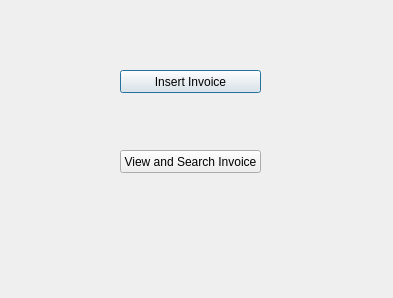
<?xml version="1.0" encoding="UTF-8"?>
<ui version="4.0">
 <class>Invoice</class>
 <widget class="QDialog" name="Invoice">
  <property name="geometry">
   <rect>
    <x>0</x>
    <y>0</y>
    <width>393</width>
    <height>298</height>
   </rect>
  </property>
  <property name="windowTitle">
   <string>Invoice</string>
  </property>
  <property name="modal">
   <bool>true</bool>
  </property>
  <widget class="QPushButton" name="InsertInvoiceButton">
   <property name="geometry">
    <rect>
     <x>120</x>
     <y>70</y>
     <width>141</width>
     <height>23</height>
    </rect>
   </property>
   <property name="text">
    <string>Insert Invoice</string>
   </property>
  </widget>
  <widget class="QPushButton" name="ViewInvoiceButton">
   <property name="geometry">
    <rect>
     <x>120</x>
     <y>150</y>
     <width>141</width>
     <height>23</height>
    </rect>
   </property>
   <property name="text">
    <string>View and Search Invoice</string>
   </property>
  </widget>
 </widget>
 <resources/>
 <connections/>
</ui>
